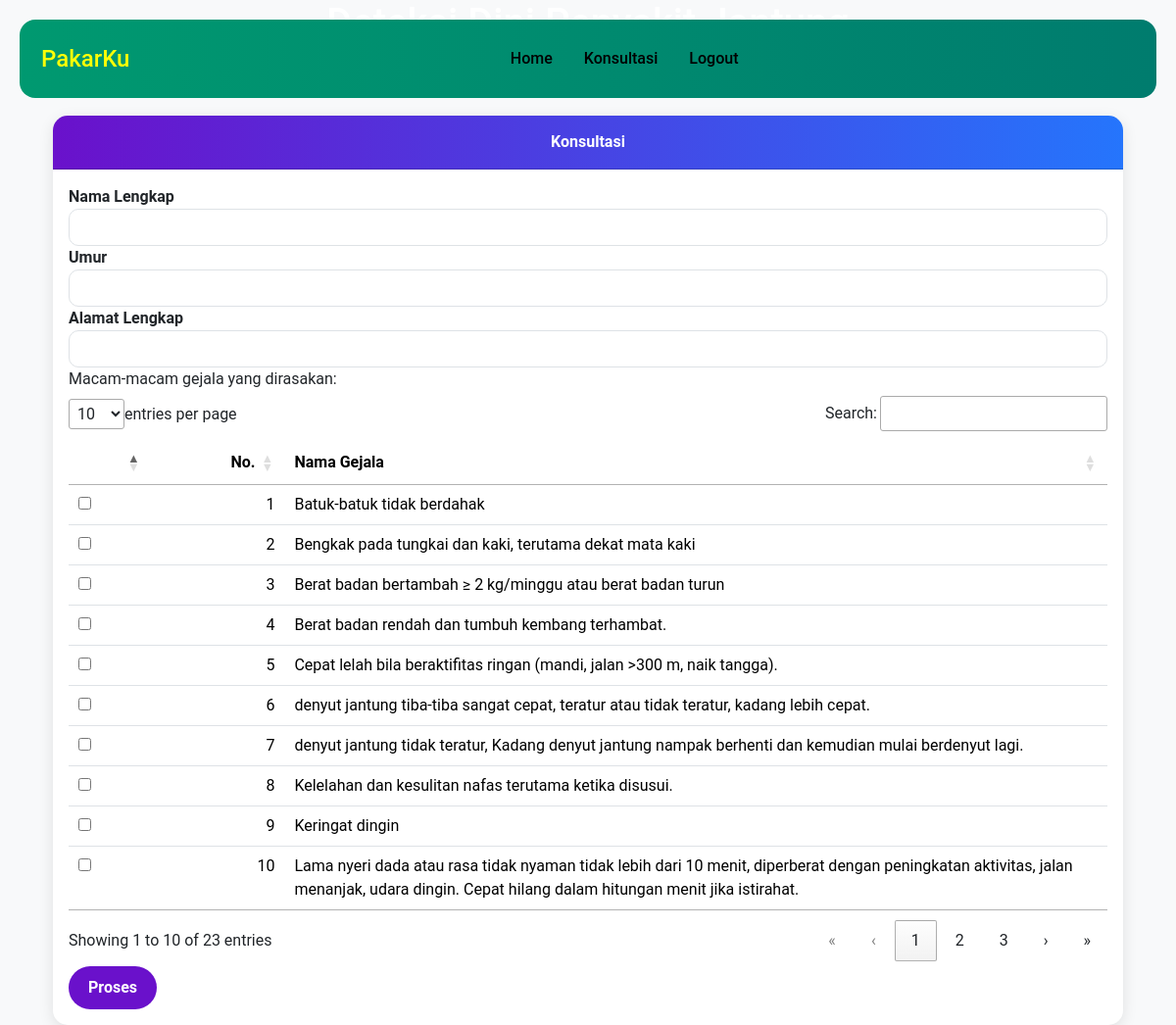
Screenshot of /index.php?page=konsultasi (signed in) with the database file from the repository.
### tables this page shows
CREATE TABLE `gejala` (
  `idgejala` int(255) NOT NULL,
  `kodegejala` varchar(30) NOT NULL,
  `nmgejala` varchar(200) NOT NULL
);

### tampil_konsultasi.php (the view, shortened to what this page needs)
<div class="container mt-3">
    <div class="row">
        <div class="col-sm-12">
            <form action="" method="POST" name="Form" onsubmit="return validasiForm()">
                <div class="card card-custom">
                    <div class="card-header card-header-custom"><strong>Konsultasi</strong></div>
                    <div class="card-body">
                        <div class="form-group">
                            <label for="">Nama Lengkap</label>
                            <input type="text" class="form-control" name="nmpasien" maxlength="50" required>
                        </div>
                        <div class="form-group">
                            <label for="">Umur</label>
                            <input type="text" class="form-control" name="umur" maxlength="255" required>
                        </div>
                        <div class="form-group">
                            <label for="">Alamat Lengkap</label>
                            <input type="text" class="form-control" name="alamat" maxlength="255" required>
                        </div>
                        <div class="label-form">
                            <label for="">Macam-macam gejala yang dirasakan:</label>
                            <table class="table table-hover" id="myTable">
                                <thead>
                                    <tr>
                                        <th width="20px"></th>
                                        <th width="20px">No.</th>
                                        <th width="400px">Nama Gejala</th>
                                    </tr>
                                </thead>
                                <tbody>
                                    <?php
                                    $no = 1;
                                    $sql = "SELECT*FROM gejala ORDER BY nmgejala ASC";
                                    $result = $conn->query($sql);
                                    while ($row = $result->fetch_assoc()) {
                                    ?>
                                        <tr>
                                            <td>
                                                <div class="custom-control custom-switch">
                                                    <input type="checkbox" class="custom-control-input" id="customSwitch<?php echo $row['idgejala']; ?>" name="<?php echo 'idgejala[]'; ?>" value="<?php echo $row['idgejala']; ?>">
                                                </div>
                                            </td>
                                            <td><?php echo $no++; ?></td>
                                            <td><?php echo $row['nmgejala']; ?></td>
                                        </tr>
                                    <?php
                                    }
                                    ?>
                                </tbody>
                            </table>
                        </div>
                        <input class="btn btn-primary btn-custom" type="submit" name="proses" value="Proses">
                    </div>
                </div>
            </form>
        </div>
    </div>
</div>

### assets/css/style.css (style rules this page uses)
body { font-family: 'Roboto', sans-serif; background-color: #f8f9fa; }
.card-custom { border: none; border-radius: 15px; overflow: hidden; box-shadow: 0 4px 15px rgba(0, 0, 0, 0.1); transition: transform 0.3s; }
.card-header-custom { background-image: linear-gradient(to right, #6a11cb, #2575fc); color: white; padding: 15px; text-align: center; }
.form-group label { font-weight: 700; }
.form-control { border-radius: 10px; }
.btn-custom { border-radius: 50px; padding: 10px 20px; font-weight: 700; transition: background-color 0.3s; }
.btn-primary { background-color: #6a11cb; border: none; }

### rows the page displays
gejala: nmgejala "Batuk-batuk tidak berdahak"
gejala: nmgejala "Bengkak pada tungkai dan kaki, terutama dekat mata kaki"
gejala: nmgejala "Berat badan bertambah ≥ 2 kg/minggu atau berat badan turun"
gejala: nmgejala "Berat badan rendah dan tumbuh kembang terhambat."
gejala: nmgejala "Cepat lelah bila beraktifitas ringan (mandi, jalan >300 m, naik tangga)."
gejala: nmgejala "denyut jantung tiba-tiba sangat cepat, teratur atau tidak teratur, kadang lebih cepat."
gejala: nmgejala "denyut jantung tidak teratur, Kadang denyut jantung nampak berhenti dan kemudian mulai berdenyut lagi."
gejala: nmgejala "Kelelahan dan kesulitan nafas terutama ketika disusui."
gejala: nmgejala "Keringat dingin"
gejala: nmgejala "Lama nyeri dada atau rasa tidak nyaman tidak lebih dari 10 menit, diperberat dengan peningkatan aktivitas, jalan menanjak, udara dingin. Cepat hilang dalam hitungan menit jika istirahat."
